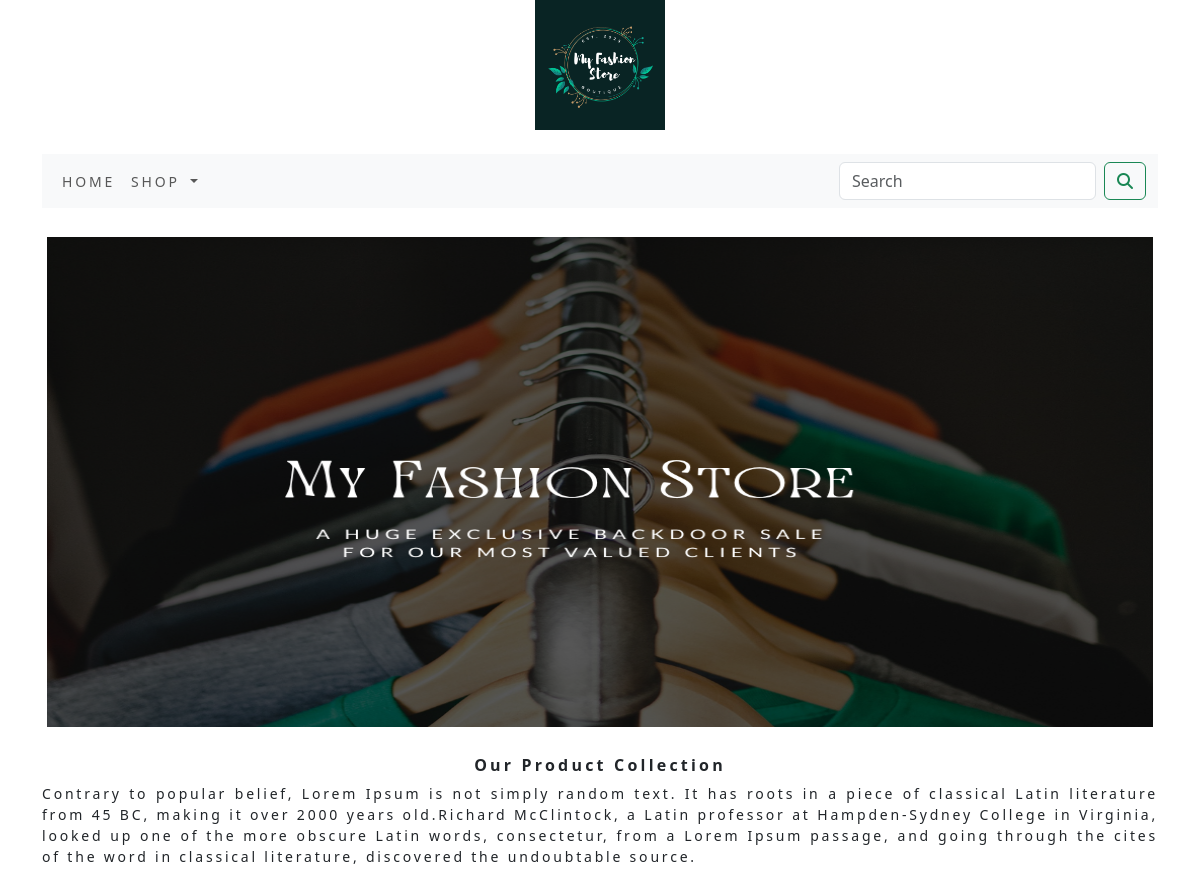
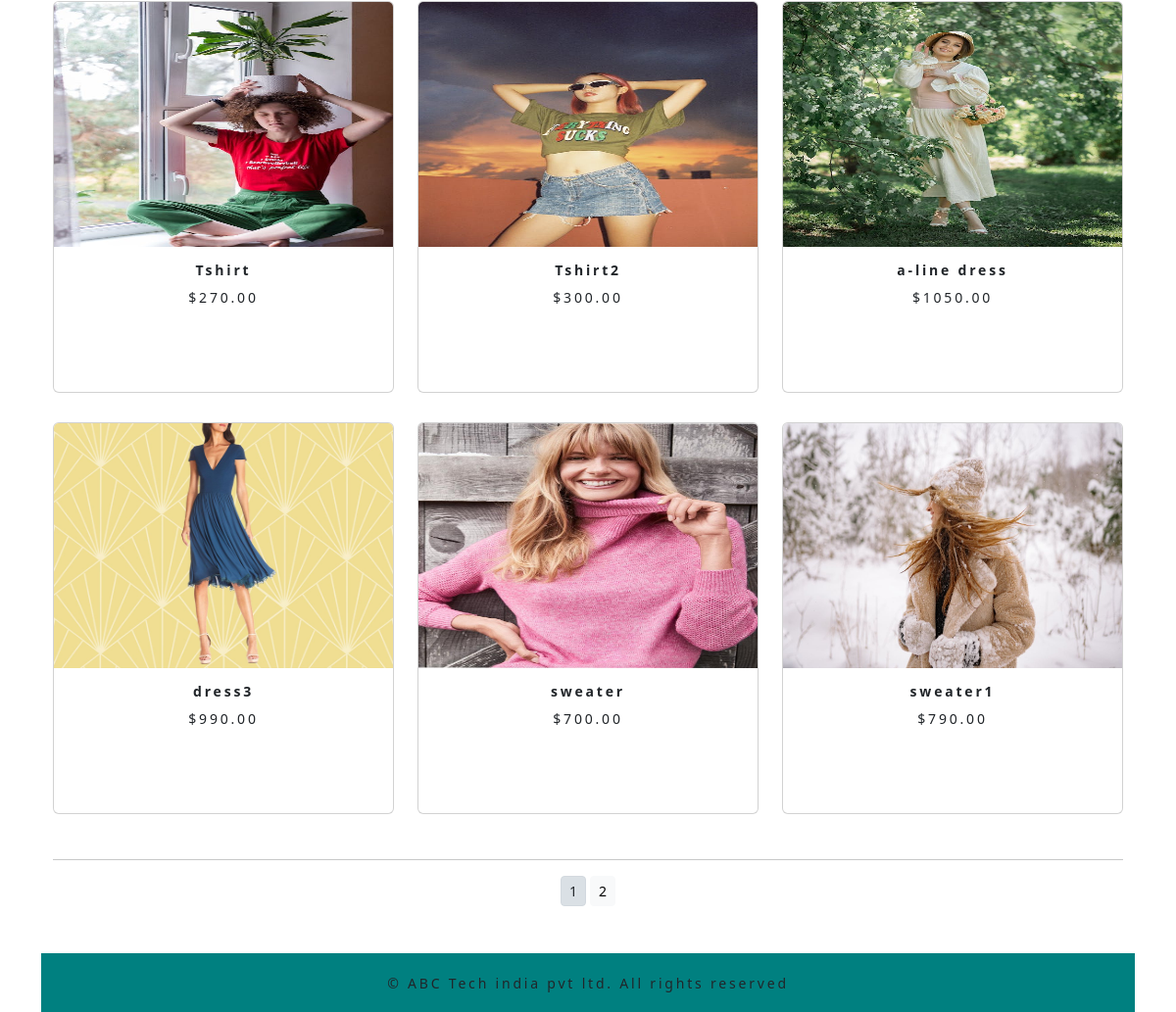
The page / on the database its author committed (2 pictures, top to bottom).
### ecommerce_app/models.py (models this page shows, shortened)
class Product(models.Model):
    name = models.CharField(max_length=250,unique=True)
    slug = models.SlugField(max_length=250,unique=True)
    desc = models.TextField(blank=True)
    price = models.DecimalField(max_digits=10,decimal_places=2)
    category = models.ForeignKey(Category,on_delete=models.CASCADE)
    img = models.ImageField(upload_to='product',blank=True)
    stock = models.IntegerField()
    available = models.BooleanField(default=True)
    created = models.DateTimeField(auto_now_add=True)
    updated = models.DateTimeField(auto_now=True)
    class Meta:
        ordering = ('name',)
        verbose_name = 'product'
        verbose_name_plural = 'products'
    def get_url(self):
        return reverse('ecommerce_app:prodCatdetail', args=[self.category.slug, self.slug])

### ecommerce_app/views.py (the view)
# urls.py: path('', views.allProdCat, name='allProdCat'),
def allProdCat(request, c_slug=None):
    c_page = None
    products_list = None
    if c_slug!=None:
        c_page = get_object_or_404(Category, slug=c_slug)
        products_list = Product.objects.all().filter(category=c_page, available=True)
    else:
        products_list = Product.objects.all().filter(available=True)
    paginator = Paginator(products_list,6)
    try:
        page = int(request.GET.get('page','1'))
    except:
        page = 1
    try:
        products = paginator.page(page)
    except (EmptyPage,InvalidPage):
        products = paginator.page((paginator.num_pages))
    return render(request, 'category.html', {'category': c_page, 'products': products})

### cart_app/context_processors.py (called while the page is built)
def counter(request):
    item_count=0
    if 'admin' in request.path:
        return {}
    else:
        try:
            cart=Cart.objects.filter(cart_id=_cart_id(request))
            cart_items=CartItem.objects.all().filter(cart=cart[:1])
            for cart_item in cart_items:
                item_count += cart_item.quantity
        except Cart.DoesNotExist:
            item_count=0
    return dict(item_count=item_count)

### cart_app/views.py (called while the page is built)
def _cart_id(request):
    cart = request.session.session_key
    if not cart:
        cart = request.session.create()
    return cart

### ecommerce_app/context_processors.py (called while the page is built)
def menu_links(request):
    links = Category.objects.all()
    return dict(links=links)

### ecommerce_app/models.py (called while the page is built)
    def get_url(self):
        return reverse('ecommerce_app:products_by_category',args=[self.slug])

### templates/category.html (shortened to what this page needs)
{% extends 'base.html' %}
{% load static %}
{% block body %}
        <div class="mx-auto">
            {% if category %}
            <img class="my_image" src="{{category.img.url}}" alt="{{category.name}}" width="1250" height="500px">
        </div>
        <br>
        <div>
            <h1 class="text-center my_title"><b>{{category.name}}</b></h1><br>
            <p class="text-justify">{{category.description}}</p>
        </div>
    {% else %}
    <div>
    <img class="my_image my_image_padding" src="{% static 'img/banner2.png' %}" width="1250px" height="500px">
    </div>
<br>
        <div>
            <h1 class="text-center my_title"><b>Our Product Collection</b></h1>
            <p class="text-justify">Contrary to popular belief, Lorem Ipsum is not simply random text. It has roots in a piece of classical Latin literature from 45 BC, making it over 2000 years old.Richard McClintock, a Latin professor at Hampden-Sydney College in Virginia, looked up one of the more obscure Latin words, consectetur, from a Lorem Ipsum passage, and going through the cites of the word in classical literature, discovered the undoubtable source.</p>
        </div>
    {% endif %}
    <div class="container">
        <div class="row mx_auto">
            {% for product in products.object_list %}
                <div class="my_bottom_marin col-9 col-sm-12 col-md-4 col-lg-4">
                    <div class="card text-center" style="min-width:18rem; width:fixed; height:400px; margin-bottom:30px;">
                        <a href="{{product.get_url}}"><img class="card-img-top my_image_one" src="{{product.img.url}}" alt="{{product.name}}" width="250px" height="250px"></a>
                        <div class="card-body">
                        <h4><b>{{product.name}}</b></h4>
                        <p>${{product.price}}</p>
                    </div>
                    </div>
                </div>
            {% endfor %}
        </div>
        <div class="mx_auto">
            {% if products.paginator.num_pages > 1 %}
            <hr>
            <div class="text-center">
                {% for pg in products.paginator.page_range %}
                <a href="?page={{pg}}" class="btn btn-light btn-sm {% if products.number == pg %} active {% endif %}">{{pg}}</a>
                {% endfor %}
            </div>
            {% endif %}
        </div>
        <br>
    </div>
{% endblock %}

### templates/base.html (shortened to what this page needs)
{% load static %}
<!DOCTYPE html>
<html lang="en">
<head>
<link rel="stylesheet" href="https://stackpath.bootstrapcdn.com/bootstrap/4.5.2/css/bootstrap.min.css">
    <link rel="stylesheet" href="https://cdnjs.cloudflare.com/ajax/libs/font-awesome/5.15.4/css/all.min.css">
    <link rel="stylesheet" href="{% static 'css/custom.css' %} ">
    <link href="{% static 'css/bootstrap.min.css' %}" rel="stylesheet">
</head>
<body>
    <div class="container">
        {% include 'header.html' %}
        {% include 'navbar.html' %}
        {% block body %}
        {% endblock %}
    </div>
        {% include 'footer.html' %}
</body>
</html>

### templates/header.html
{% load static %}
<header>
    <center>
        <a href="{% url 'ecommerce_app:allProdCat' %}"><img src="{% static 'img/logo1.png' %}" alt="logo" width="130px" height="130px"></a>
    </center>
</header>
<br>

### templates/navbar.html (shortened to what this page needs)
<nav class="navbar navbar-expand-lg bg-body-tertiary">
  <div class="container-fluid">
    <div class="collapse navbar-collapse" id="navbarSupportedContent">
      <ul class="navbar-nav me-auto mb-2 mb-lg-0">
        <li class="nav-item">
          <a class="nav-link" href="#">Home</a>
        </li>
        <li class="nav-item dropdown {% if 'ecommerce_app' in request.path %} active {% endif %}" >
          <a class="nav-link dropdown-toggle" href="#" role="button" data-bs-toggle="dropdown" aria-expanded="false">
            Shop
          </a>
        </li>
      </ul>
      <form class="d-flex" role="search" action="{% url 'search_app:searchResult' %}" method="get">
        <input class="form-control me-2" type="search" name="q" placeholder="Search" aria-label="Search">
        <button class="btn btn-outline-success" type="submit"><i class="fa-solid fa-magnifying-glass"></i></button>
      </form>
    </div>
  </div>
</nav>
<br>

### templates/footer.html
<br>
<div class="footer navbar-fixed-bottom my_footer">
    <p class="text-center">&copy; ABC Tech india pvt ltd. All rights reserved</p>
</div>

### static/css/custom.css (style rules this page uses)
body { font-family: 'Roboto', sans-serif; font-width:5px; }
.nav-item { letter-spacing : .2em; font-size :14px; text-transform :uppercase; }
.my_footer { background-color:#008080; height:60px; }
.my_footer p { padding-top:20px; font-size:14px; }
.my_image { width:100%; height:500px; }
.my_title { font-size:16px; text_transform:uppercase; letter-spacing:.2em; }
.my_image_padding { padding:5px; }
.card-body h4,p { font-size:14px; text_transform:uppercase; letter-spacing:.2em; }

### rows shown on the page
Product: img (picture), name "Tshirt", price "270.00"
Product: img (picture), name "Tshirt2", price "300.00"
Product: img (picture), name "a-line dress", price "1050.00"
Product: img (picture), name "dress3", price "990.00"
Product: img (picture), name "sweater", price "700.00"
Product: img (picture), name "sweater1", price "790.00"

### other values the page prints
{{ pg }} "1" "2"
